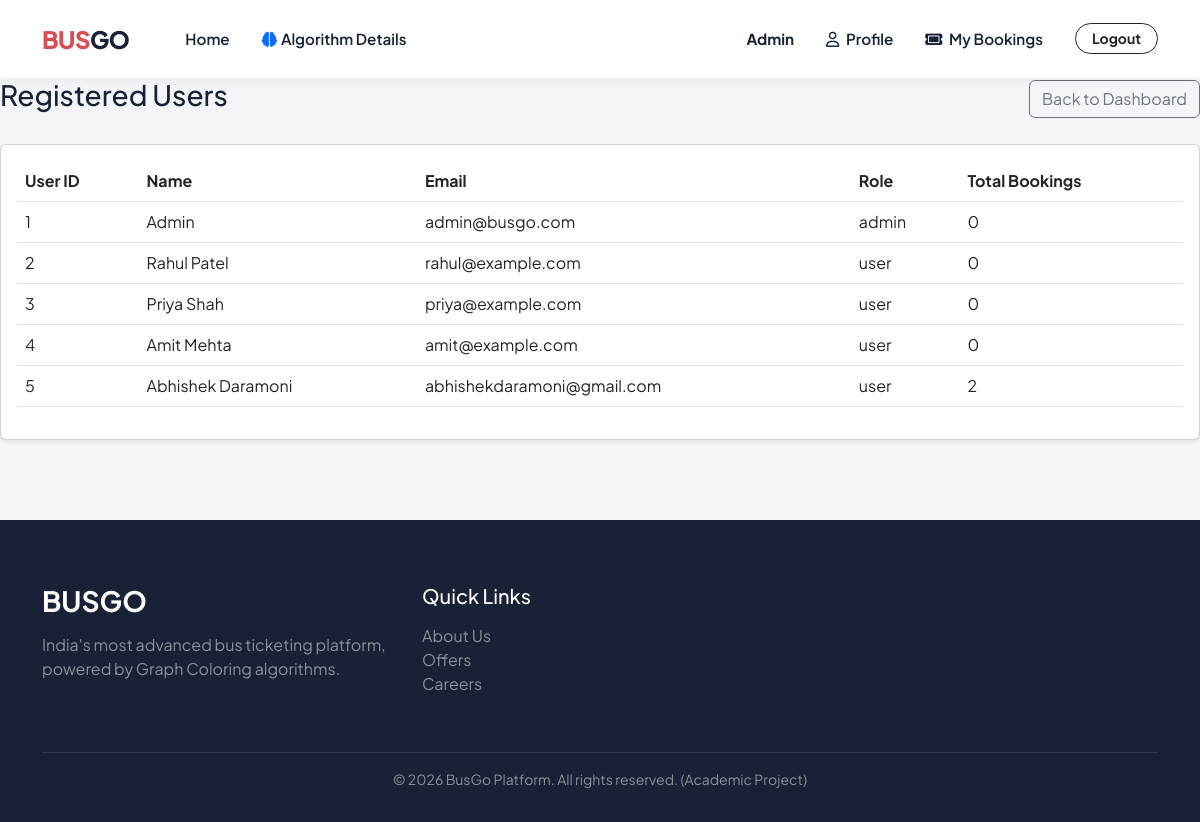
The app's page /admin/users (signed in) with its own data.
### models/user.py (models this page shows)
class User(db.Model):
    id = db.Column(db.Integer, primary_key=True)
    name = db.Column(db.String(100), nullable=False)
    email = db.Column(db.String(120), unique=True, nullable=False)
    password_hash = db.Column(db.String(256), nullable=False)
    role = db.Column(db.String(20), default='user')  # 'user' or 'admin'
    created_at = db.Column(db.DateTime, default=datetime.utcnow)
    bookings = db.relationship('Booking', backref='user', lazy=True)

### routes/admin.py (the view)
@admin_bp.route('/users')
def users():
    all_users = User.query.all()
    return render_template('admin/users.html', users=all_users)

### routes/admin.py (called while the page is built)
@admin_bp.before_request
def require_admin():
    if session.get('role') != 'admin':
        flash("Admin access required", "danger")
        return redirect(url_for('main.index'))

### templates/admin/users.html
{% extends 'base.html' %}
{% block content %}
<div class="d-flex justify-content-between align-items-center mb-4">
    <h3>Registered Users</h3>
    <a href="{{ url_for('admin.dashboard') }}" class="btn btn-outline-secondary">Back to Dashboard</a>
</div>
<div class="card shadow-sm">
    <div class="card-body">
        <table class="table table-hover">
            <thead>
                <tr>
                    <th>User ID</th>
                    <th>Name</th>
                    <th>Email</th>
                    <th>Role</th>
                    <th>Total Bookings</th>
                </tr>
            </thead>
            <tbody>
                {% for u in users %}
                <tr>
                    <td>{{ u.id }}</td>
                    <td>{{ u.name }}</td>
                    <td>{{ u.email }}</td>
                    <td>{{ u.role }}</td>
                    <td>{{ u.bookings|length }}</td>
                </tr>
                {% endfor %}
            </tbody>
        </table>
    </div>
</div>
{% endblock %}

### static/css/style.css (style rules this page uses)
:root { --primary: #d84e55; --primary-dark: #b83d44; --secondary: #182135; --accent: #FFC107; --success: #00c46a; --danger: #ff4d4d; --bg-main: #f4f5f8; --text-dark: #182135; --text-muted: #6b7280; --border-color: #e5e7eb; --card-shadow: 0 8px 24px rgba(0, 0, 0, 0.08); --hover-shadow: 0 12px 32px rgba(216, 78, 85, 0.15); --color-0: #fce7f3; --color-1: #fef3c7; --color-2: #d1fae5; --color-3: #e0e7ff; }
body { font-family: 'Plus Jakarta Sans', sans-serif; background-color: var(--bg-main); color: var(--text-dark); -webkit-font-smoothing: antialiased; }

### records on screen
User: id "1", name "Admin", email "admin@busgo.com", role "admin", bookings|length "0"
User: id "2", name "Rahul Patel", email "rahul@example.com", role "user", bookings|length "0"
User: id "3", name "Priya Shah", email "priya@example.com", role "user", bookings|length "0"
User: id "4", name "Amit Mehta", email "amit@example.com", role "user", bookings|length "0"
User: id "5", name "Abhishek Daramoni", email "abhishekdaramoni@gmail.com", role "user", bookings|length "2"
